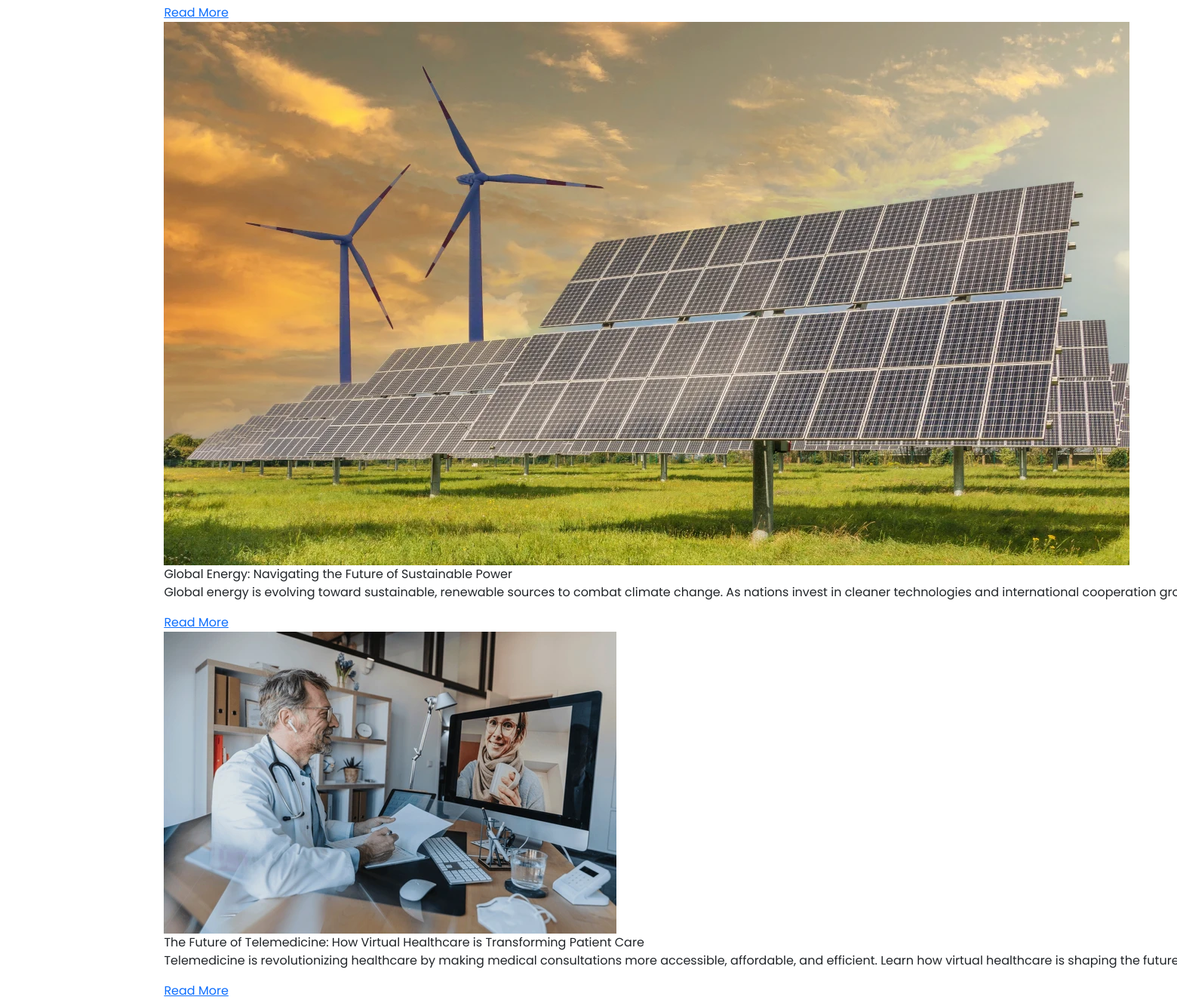
/blog/energy/ (lower part), run on an earlier commit of the app's database.
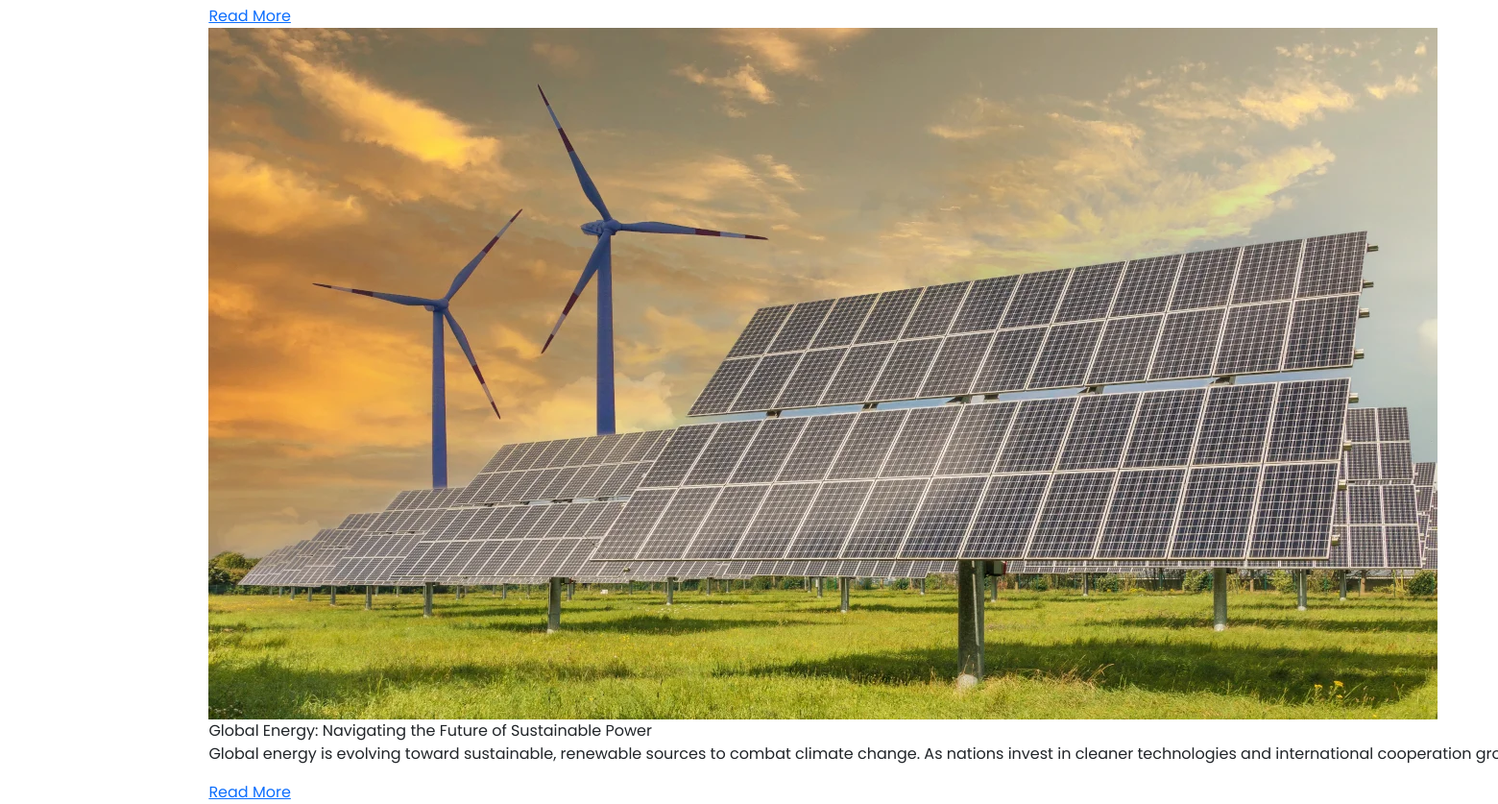
And on a later commit of the database.
### blog/models.py (models this page shows, shortened)
class Blog(models.Model):
    BLOG_TYPE_CHOICES = [
        ('commerce', 'commerce'),
        ('energy', 'energy'),
        ('esports', 'esports'),
        ('fintech', 'fintech'),
        ('healthcare', 'healthcare'),
        ('realestate', 'realestate'),
        ('tour', 'tour'),
    ]
    title = models.CharField(max_length=255)
    slug = models.SlugField(unique=False, blank=True)
    image = models.ImageField(upload_to="blog/images/blog_images")
    content = models.TextField()
    short_description = models.CharField(max_length=200, blank=True, null=True)
    category = models.CharField(max_length=100)
    published_date = models.DateTimeField(auto_now_add=True)
    author = models.CharField(max_length=100, default="Unknown Author")
    author_description = models.TextField(default="No description available.")
    author_image = models.ImageField(
    upload_to='blog/images/author_images/',
    default='blog/images/author_images/default_author_image.png',
    blank=True, null=True
    )
    active = models.BooleanField(default=True)
    tags = models.ManyToManyField(Tag, blank=True)
    blog_type = models.CharField(
        max_length=20, choices=BLOG_TYPE_CHOICES, default='healthcare'
    )  # Default value corrected

### blog/views.py (the view)
# urls.py: path("energy/", views.blog_list, {"blog_type": "energy"}, name="energy_blog_list"),
def blog_list(request, blog_type=None):
    if blog_type not in dict(Blog.BLOG_TYPE_CHOICES).keys():
        messages.error(request, 'Invalid blog type!')
        return redirect('blog:form')
    blogs = Blog.objects.filter(active=True, blog_type=blog_type).order_by("-published_date")
    for blog in blogs:
        if not blog.slug or not slugify(blog.slug):
            blog.slug = slugify(blog.title)
            blog.save()
    return render(request, f'{blog_type}_blog_list.html', {
        "blogs": blogs,
        "blog_type": blog_type
    })

### blog/templates/energy_blog_list.html (shortened to what this page needs)
{% load static %}
<!DOCTYPE html>
<html lang="en">
<head>
    <link href="https://cdn.jsdelivr.net/npm/bootstrap@5.3.0-alpha1/dist/css/bootstrap.min.css" rel="stylesheet">
    <link rel="stylesheet" href="{% static 'css/styles.css' %}">
    {% include 'favicon.html' %}
</head>
<body>
    <div class="container">
        <div class="blog-grid">
            {% for blog in blogs %}
            <div class="blog-card">
                <div class="blog-image">
                    {% if blog.image %}
                        <img src="{{ blog.image.url }}" alt="{{ blog.title }}" class="blog-img">
                    {% else %}
                        <img src="{% static 'images/default_blog_image.jpg' %}" alt="{{ blog.title }}" class="blog-img">
                    {% endif %}
                    <div class="blog-title">{{ blog.title }}</div>
                </div>
                <div class="blog-content">
                    <p class="blog-text">{{ blog.short_description|default:blog.content|truncatewords:30|safe }}</p>
                    <a href="{% url 'blog:energy_blog_detail' blog.slug %}" class="read-more">Read More</a>
                </div>
            </div>
            {% endfor %}
        </div>
    </div>
</body>
</html>

What changed in the data, as far as the page shows it:
removed Blog: image (placeholder picture), title "The Future of Telemedicine: How Virtual Healthcare is Transforming Patient Care", short_description "Telemedicine is revolutionizing healthcare by making medical consultations more accessible, affordable, and efficient. Learn how virtual healthcare is shaping the…"
